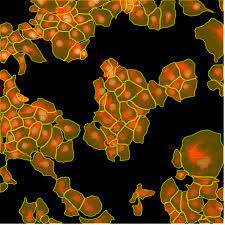
#> input picture images/segment.jpg, 225 x 225 px
$ jupyter execute --allow-errors image_segmentation.ipynb
#> lines starting #> are read from the running program, lines starting #| are printed output that depends on the picture; long printed decimals are rounded
# Histogram based segmentation

[cell 1]
from skimage.restoration import denoise_nl_means, estimate_sigma
from skimage import img_as_float, img_as_ubyte
from skimage import io
import numpy as np
from matplotlib import pyplot as plt

img = img_as_float(io.imread("images/segment.jpg"))

sigma_est = np.mean(estimate_sigma(img, channel_axis=1))
#> sigma_est = 0.00847

#Non local denoising of the image before plotting the histogram fro segmentation
patch_kw = dict(patch_size=5,
                patch_distance=3,
                channel_axis=1)
denoise = denoise_nl_means(img, h=1.5 * sigma_est, fast_mode=True, **patch_kw)

denoise_ubyte = img_as_ubyte(denoise)
#> denoise_ubyte is the input picture: shape (225, 225, 3); mean R, G, B 81.8, 54.4, 13.1
plt.hist(denoise_ubyte.flat, bins=100, range=(0,80))
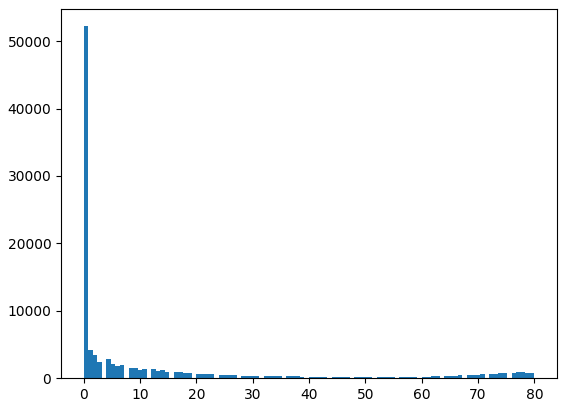
#> figure drawn by matplotlib, 1 panel; tallest bar 52225 high, from x = -5.55e-17 to 0.8

# Random Walker Segmentation

[cell 2]
from skimage.restoration import denoise_nl_means, estimate_sigma
from skimage import img_as_float, img_as_ubyte
from skimage import io
import numpy as np
from matplotlib import pyplot as plt

img = img_as_float(io.imread("images/segment.jpg"))
plt.hist(denoise_ubyte.flat, bins=100, range=(0,1))

sigma_est = np.mean(estimate_sigma(img, channel_axis=1))


print("Estimated noise standard deviation = {}".format(sigma_est))
#| Estimated noise standard deviation = 0.008471

#Non local denoising of the image before plotting the histogram fro segmentation
patch_kw = dict(patch_size=5,
                patch_distance=3,
                channel_axis=1)
denoise_img = denoise_nl_means(img, h=1.5 * sigma_est, fast_mode=True, **patch_kw)

from skimage import exposure
eq_img = exposure.equalize_adapthist(denoise_img)
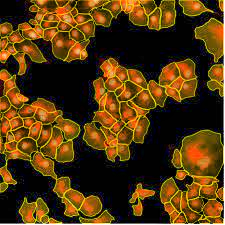
#> eq_img: shape (225, 225, 3) float64; mean R, G, B 0.334, 0.223, 0.0603

#plt.imshow(eq_img, cmap='gray')

markers = np.zeros(img.shape, dtype=np.uint)
markers[(eq_img < 0.6) & (eq_img > 0.3)] = 1
markers[(eq_img>0.8) & (eq_img < 0.99)] = 2

from skimage.segmentation import random_walker

labels = random_walker(eq_img, markers, beta=10, mode = 'bf')
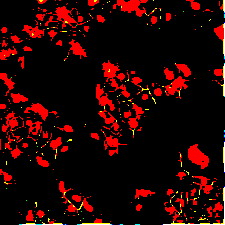
#> labels: shape (225, 225, 3) uint64; mean R, G, B 1.15, 1.02, 1.01; drawn with min black and max white
plt.imshow(markers)

segm1 = (labels==1)
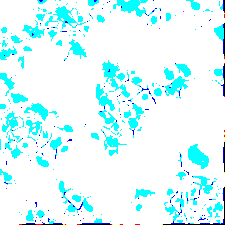
#> segm1: shape (225, 225, 3) bool; mean R, G, B 0.854, 0.984, 0.994
segm2 = (labels==2)

all_segments = np.zeros((eq_img.shape[0], eq_img.shape[1],3))

#> (the rest of this cell did not finish here and is left out)
